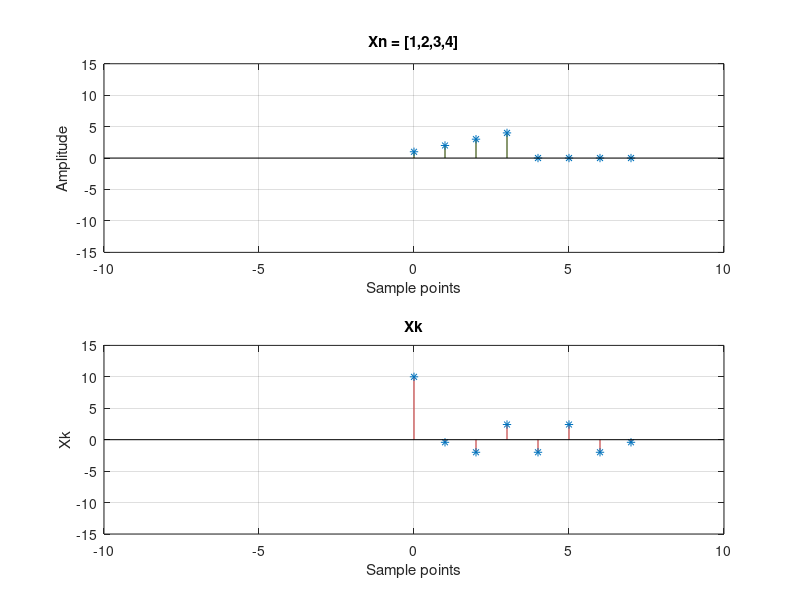

Source code (MATLAB):
clc;
clear all;
close all;
warning('off');

Xn = [1, 2,3, 4];
disp('Signal Xn');
disp(Xn);
N = 8;
disp('N for N point DFT');
disp(N);

%DFT
len = length(Xn);
if N>len
    disp('N must be less than the length of x(n)');
end
if N>len
   Xn = [Xn  zeros(1, N-len)];
end

Xk = zeros(1,N);

for k = 0:N-1
    for n = 0:N-1
        Xk(k+1) = Xk(k+1) + Xn(n+1) * exp(-(1j*2*pi*k*n)/N);
    end
end

disp('The 8 point DFT is');
disp(Xk);
disp('* point DFT using built in method');
fft(Xn, N);

red = 1/255*[205, 92,92];
green = 1/255*[85, 107, 47];
%blue = 1/255*[70,130,180];
%orange = 1/255*[255,165,0];
%purple = 1/255*[186,85,211];
background = 1/255*[220,220,220];

fig = figure(3);
set(gcf, 'color', background, 'Position', [100,80,700,700]);

xnx = 0:length(Xn)-1;
subplot(2,1,1)
stem(xnx, Xn , '*','color', green, 'LineWidth', 1);
title('Xn = [1,2,3,4]');
ylabel('Amplitude');
xlabel('Sample points');
grid on;
xlim([-10,10]);
ylim([-15,15]);

Xx = 0:length(Xk)-1;
subplot(2,1,2)
stem(Xx, Xk , '*','color', red, 'LineWidth', 1);
title('Xk');
ylabel('Xk');
xlabel('Sample points');
grid on;
xlim([-10,10]);
ylim([-15,15]);



